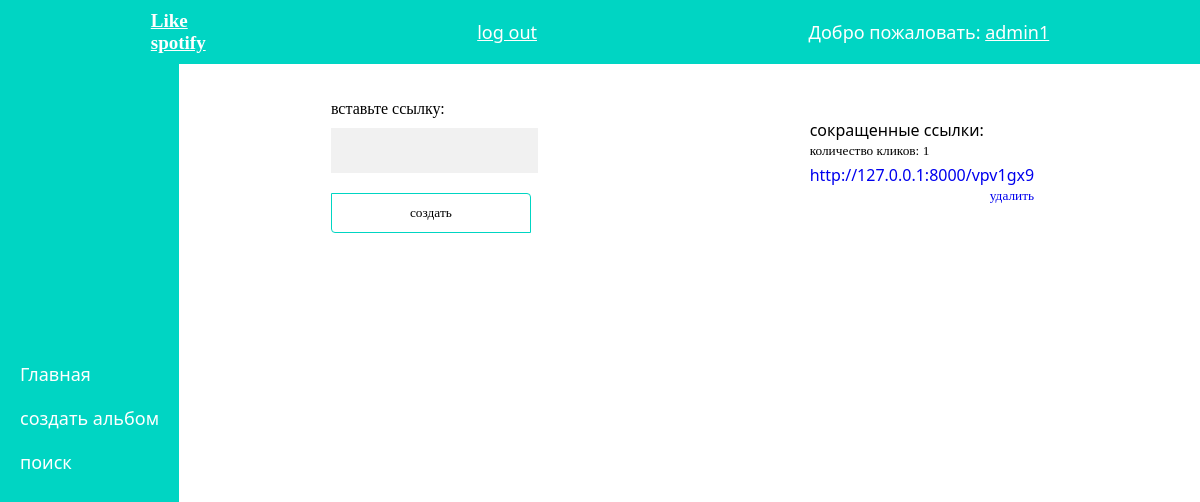
Page /shorter/url/page/ (signed in) on the earlier database version.
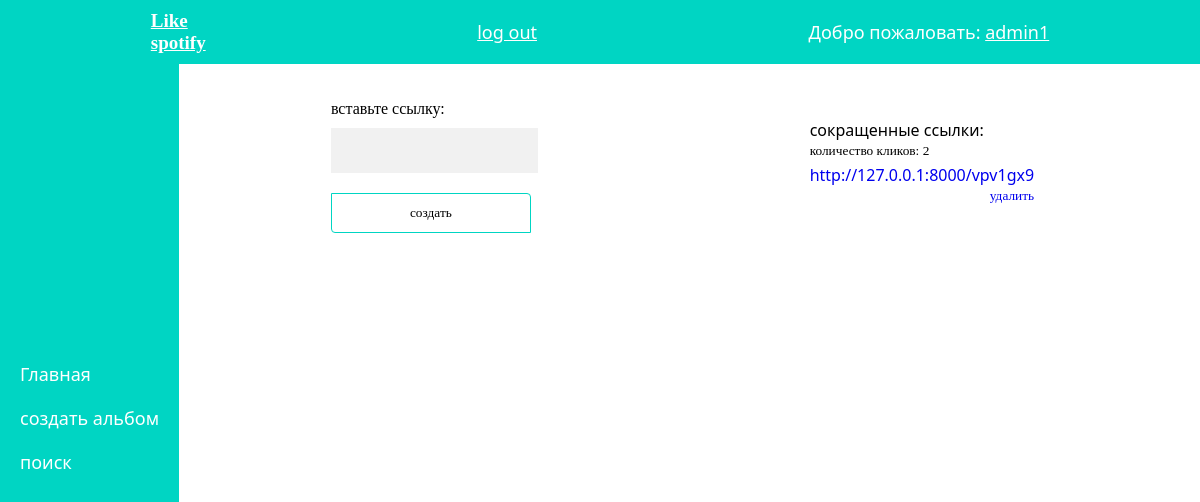
Same page on the later database version.
### urlshorter/models.py (models this page shows, shortened)
class ShortLink(models.Model):
    domen = models.ForeignKey(Domain, verbose_name='домен',on_delete=models.CASCADE)
    long_url = models.CharField('длинная ссылка',max_length=200)
    short_url = models.CharField('сокращенная ссылка',max_length=200,unique=True)
    clicks = models.IntegerField('количество кликов',default=0, null=True,blank=True)
    created_at = models.DateTimeField(auto_now_add=True)
    user = models.ForeignKey(User, on_delete=models.CASCADE,null=True,blank=True)
    lifetime = models.DateTimeField(null=True,blank=True)
    def get_short_link(self):
        return self.domen.name + self.short_url
    class Meta:
        verbose_name = 'Короткая ссылка'
        verbose_name_plural = 'Короткая ссылки'

class Domain(models.Model):
    name = models.CharField('домен', max_length=250)
    class Meta:
        verbose_name = 'Доменное имя'
        verbose_name_plural = 'Доменные имена'

### urlshorter/views.py (the view)
# urls.py: path("url/page/", UrlShorterPageView.as_view(), name='shorter'),
class UrlShorterPageView(TemplateView):
    template_name = 'urlshorter/shorter.html'
    def get_context_data(self, **kwargs):
        context = super().get_context_data(**kwargs)
        user_short_links = ShortLink.objects.filter(user=self.request.user)
        context['user_short_links']=user_short_links
        return context

### templates/urlshorter/shorter.html (shortened to what this page needs)
<!DOCTYPE html>
<html lang="en">
  <head>
    {% load static %}
    <link
      rel="stylesheet"
      type="text/css"
      href="{% static '/users/css/shorter.css' %}"
    />
  </head>
  <body>
    <div class="header">
      <div class="container">
        <div class="logo">
          <span><a href="{% url 'home' %}">Like</a></span>
          <span><a href="{% url 'home' %}">spotify</a></span>
        </div>
        <div class="auth">
          <p><a class="text plus" href="">log out</a></p>
        </div>
        <p>
          Добро пожаловать:
          <a class="text plus" href="{% url 'profile' %}"
            >{{ user.username }}</a
          >
        </p>
      </div>
    </div>
    <div class="main">
      <div class="container">
        <div class="side-bar">
          <ul class="side-bar-menu">
            <li><a class="plus" href="/playlists/home/">Главная</a></li>
            <li>
              <a class="plus" href="/playlists/page/album/">создать альбом</a>
            </li>
            <li><a class="plus" href="/playlists/search/">поиск</a></li>
          </ul>
        </div>
        <div class="form">
          <form action="/shorter/create/link/" method="post">
            <div>
              <span class="title">вставьте ссылку:</span>
              <span class="inpt"><input type="text" name="url" /></span>
            </div>
            <button type="submit" class="btn">создать</button>
          </form>
        </div>
        <div class="cut-url">
          <p>cокращенные ссылки:</p>
          {% for link in user_short_links %}
          <div class="cut-url-menu">
            <span><small>количество кликов: {{link.clicks}}</small></span>
            <a class="plus" href="/{{link.short_url}}/"
              >{{link.get_short_link}}</a
            >
            <span class="del"
              ><a class="plus" href="/shorter/delete/short/link/{{link.id}}/"
                ><small>удалить</small></a
              ></span
            >
          </div>
          {% endfor %}
        </div>
      </div>
    </div>
  </body>
</html>

Differences in the rows shown:
changed ShortLink "http://127.0.0.1:8000/vpv1gx9": clicks "1" → "2"
